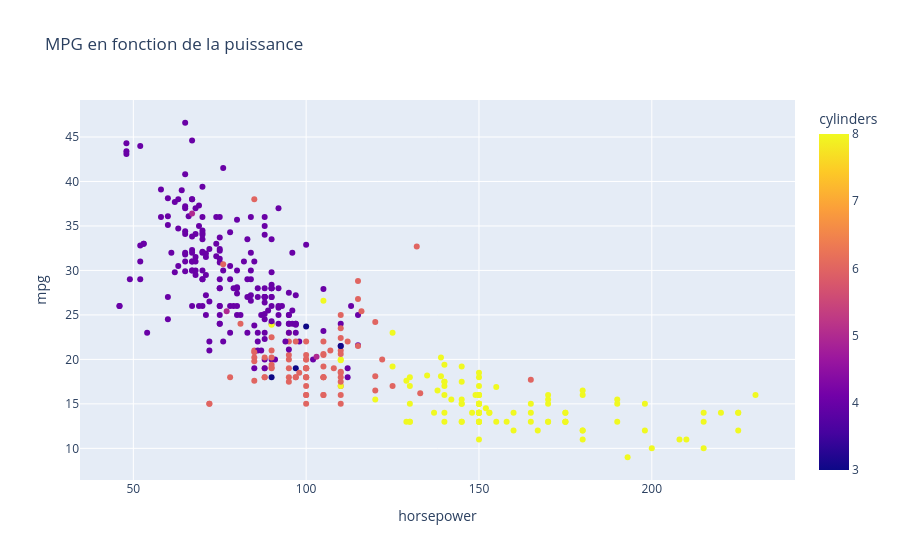

Notebook cell for this chart:
### Code cell
# Scatter plot : MPG vs Puissance, coloré par nombre de cylindres
fig2 = px.scatter(mpg_df, x='horsepower', y='mpg', color='cylinders',
                  title='MPG en fonction de la puissance')
fig2.show()

### Figure 1 — Plotly figure (JSON) as saved in the notebook; plotly's stock layout.template omitted (floating-point values rounded to 4 significant figures; data arrays with more than 128 entries replaced by an {"elided": "..."} marker saying what was removed)
{"data": [{"hovertemplate": "horsepower=%{x}<br>mpg=%{y}<br>cylinders=%{marker.color}<extra></extra>", "legendgroup": "", "marker": {"color": {"elided": "392 int values"}, "coloraxis": "coloraxis", "symbol": "circle"}, "mode": "markers", "name": "", "orientation": "v", "showlegend": false, "type": "scatter", "x": {"elided": "392 float values"}, "xaxis": "x", "y": {"elided": "392 float values"}, "yaxis": "y"}], "layout": {"coloraxis": {"colorbar": {"title": {"text": "cylinders"}}, "colorscale": [[0, "#0d0887"], [0.1111, "#46039f"], [0.2222, "#7201a8"], [0.3333, "#9c179e"], [0.4444, "#bd3786"], [0.5556, "#d8576b"], [0.6667, "#ed7953"], [0.7778, "#fb9f3a"], [0.8889, "#fdca26"], [1, "#f0f921"]]}, "legend": {"tracegroupgap": 0}, "title": {"text": "MPG en fonction de la puissance"}, "xaxis": {"anchor": "y", "domain": [0, 1], "title": {"text": "horsepower"}}, "yaxis": {"anchor": "x", "domain": [0, 1], "title": {"text": "mpg"}}}}
